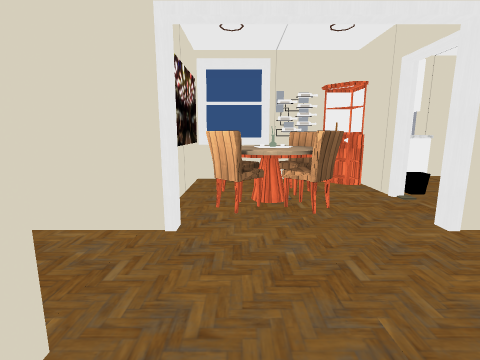
[1] (above)

19 first-person views from a walk through a scene from a Unity 3-D project. The camera is 1.4 m above the floor, tilts 10° down and sees 85° across. The floor is counted in squares, 1 m on a side. Each view is taken from the middle of a square. On the plan, view 1 faces up. The plan holds only what a view shows up to about 13 squares ahead; the rest is blank. The place goes on beyond the plan. The player character is not drawn. Some animated figures are left out. Door leaves are left out, so doorways stand open. Some surface patterns are stand-ins.

[2]
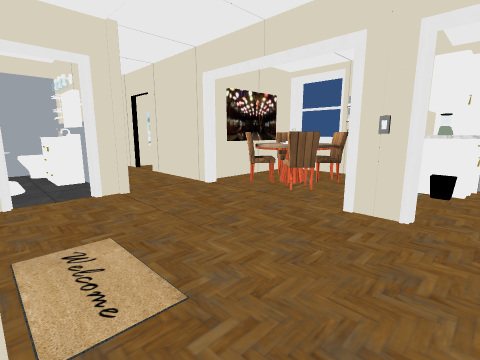

[3]
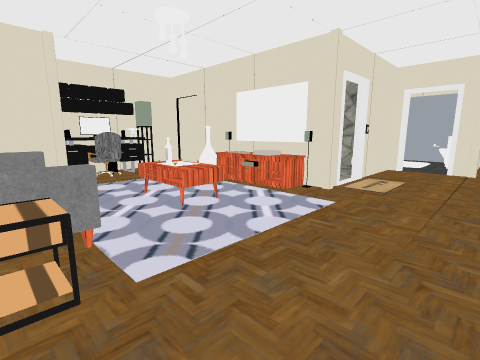

[4]
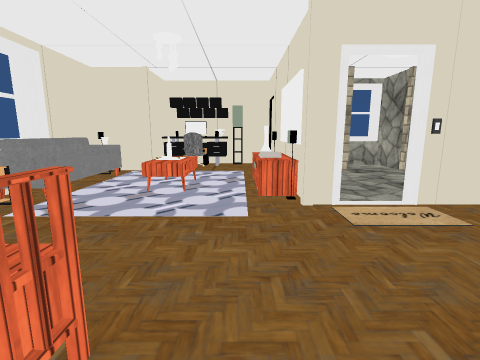

[5]
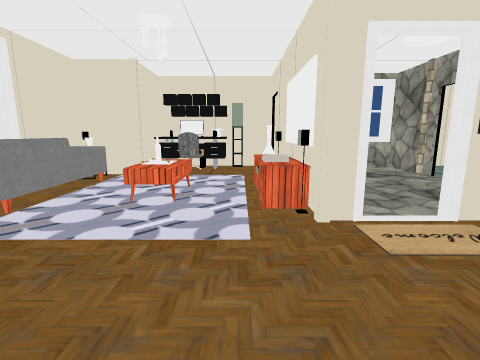

[6]
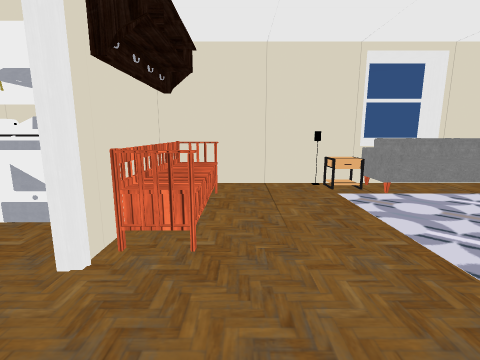

[7]
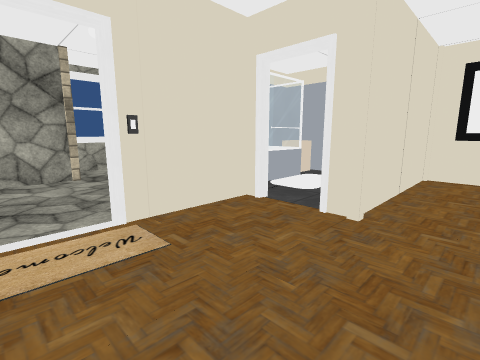

[8]
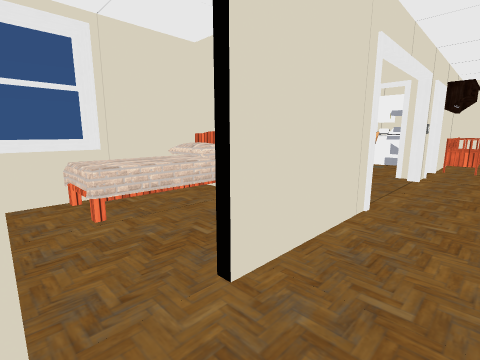

[9]
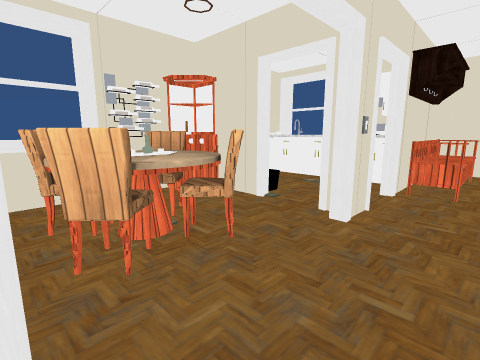

[10]
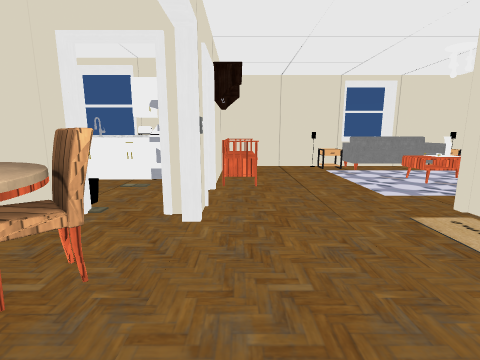

[11]
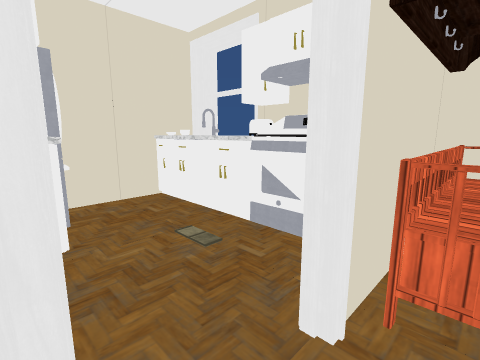

[12]
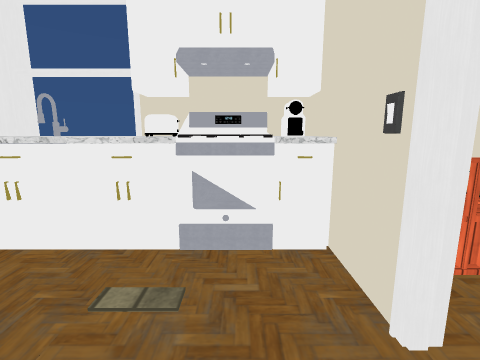

[13]
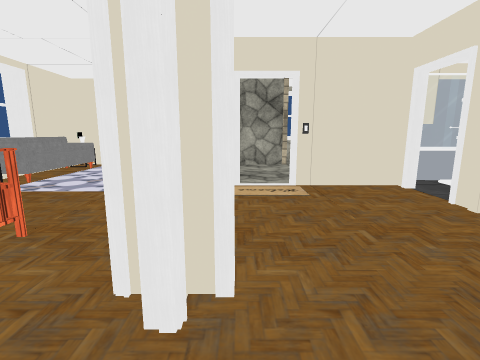

[14]
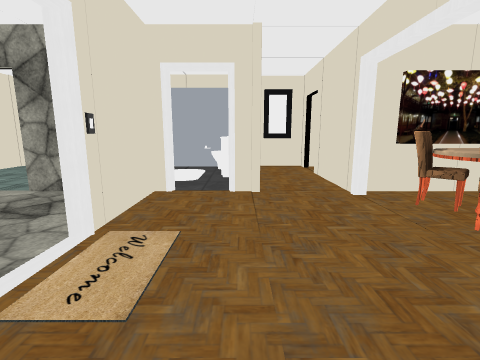

[15]
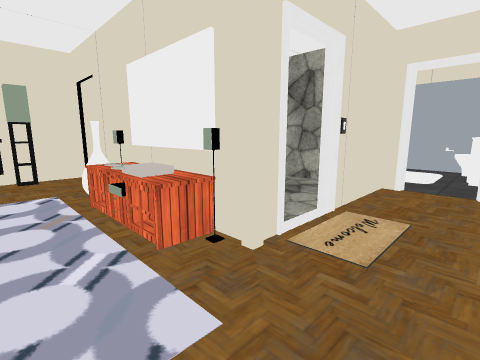

[16]
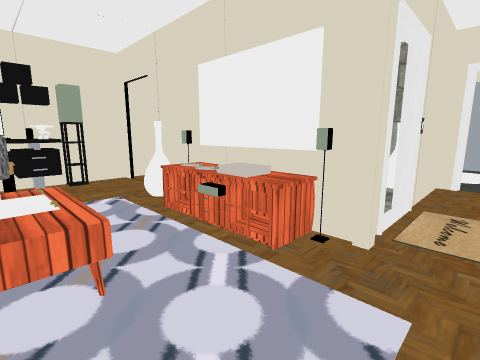

[17]
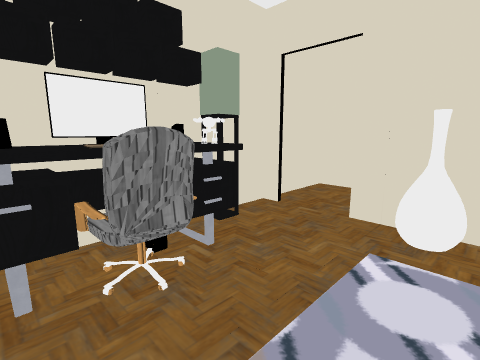

[18]
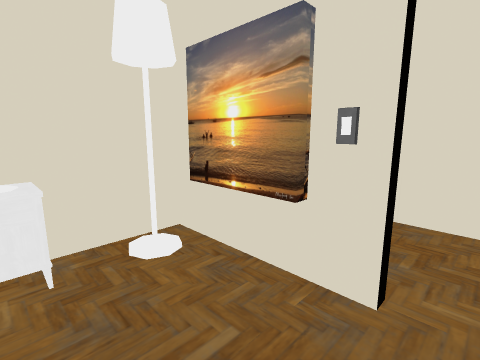

[19]
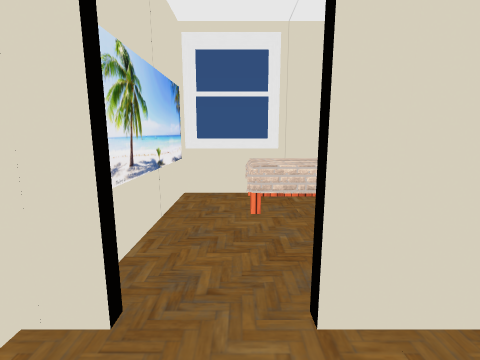

### Floor plan
Key: @ floor where view 1 was taken; # wall or solid block; . floor; D open door; = window, fence, low wall or low ledge; ^ raised ledge; C cabinet; F fridge; H chair; P pillar; R rug; T table; S sofa; A TV; E vase; B bench; G stove; I bed; O other object.
Columns run from 7 left of view 1 to 11 right of it. Each row starts with its distance up from view 1.
  9  ###  ###  C#####
  8  ##II####OCFF.OO
  7  OIIII#HHHCO#.^^
  6  #...O##O#.O..##
  5  O...O#HOH....G#
  4 DDD######.##.OO####
  3 #............BBBB #
  2 #..O..............#
  1 ##OC##P...........#
  0  ###..D@.........O#
 -1  ##  .##ODOP.   RT#
 -2  ##OODE....T. T RS#
 -3  ##OO #...OA.RO RS#
 -4  ###  #....T.RT RS#
 -5     .......O.  .R #
 -6    ...P.P##E...P#O#
 -7   ... #.  ##..HO
 -8  .... #=#  ##OOO
 -9 PP #  ###  #####

Positions as (right, up) in squares from view 1, and headings:
1: (0, 0), facing up
2: (5, -1), facing up-left
3: (10, 2), facing down-left
4: (5, 4), facing down
5: (5, 3), facing down
6: (3, 2), facing right
7: (3, 3), facing down-left
8: (-6, 2), facing up-right
9: (-1, 2), facing up-right
10: (-1, 3), facing right
11: (4, 3), facing up-right
12: (4, 5), facing right
13: (3, 6), facing down
14: (5, 1), facing left
15: (6, 1), facing down-left
16: (7, 0), facing down-left
17: (8, -5), facing down-left
18: (-5, 6), facing down-right
19: (-5, 2), facing up
